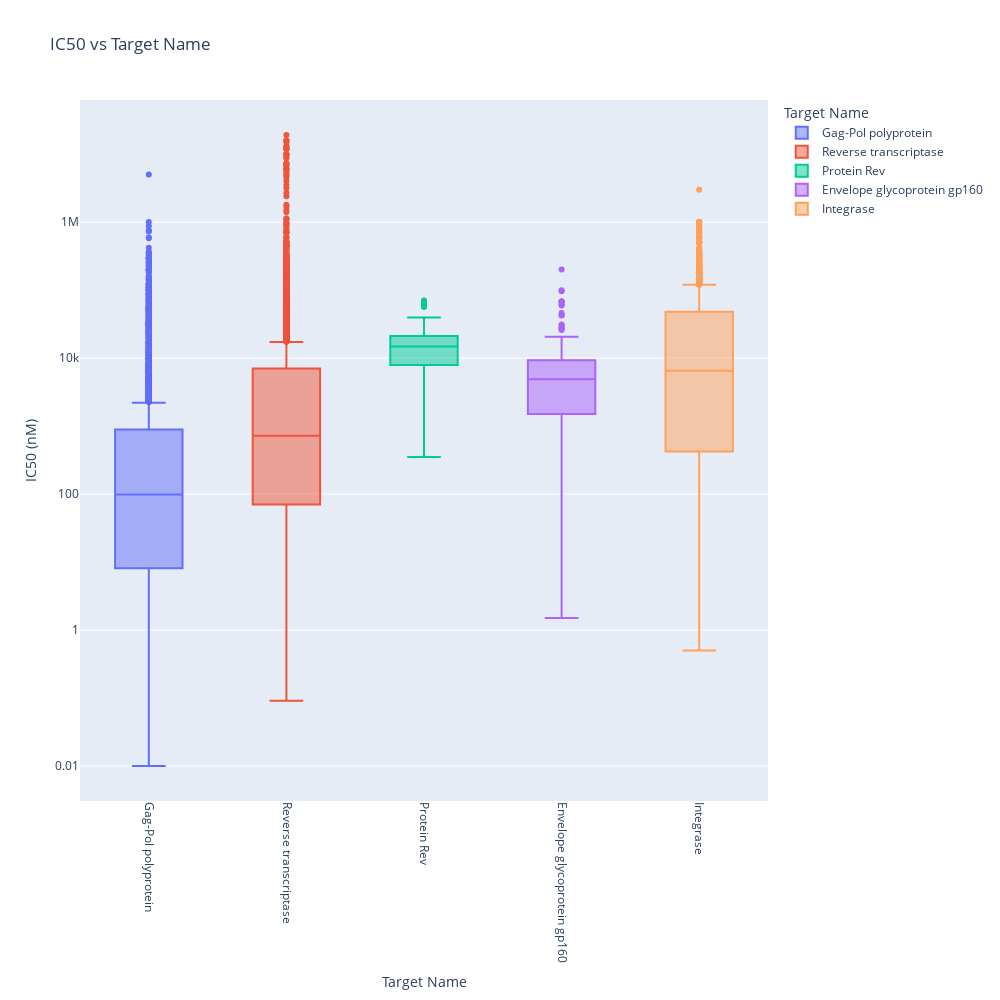

The notebook cell saved with this chart:
### Markdown cell above
To assess which protein targets are associated with the highest inhibitor affinity, we present the boxplots of the $IC50$ values for the most targeted HIV-1 proteins:

### Code cell
evaluation_utils.create_ic50_boxplot_plotly(hiv_condensed)

### Figure 1 — Plotly figure (JSON) as saved in the notebook; plotly's stock layout.template omitted (floating-point values rounded to 4 significant figures; data arrays with more than 128 entries replaced by an {"elided": "..."} marker saying what was removed)
{"data": [{"alignmentgroup": "True", "hovertemplate": "Target Name=%{x}<br>IC50 (nM)=%{y}<extra></extra>", "legendgroup": "Gag-Pol polyprotein", "marker": {"color": "#636efa"}, "name": "Gag-Pol polyprotein", "notched": false, "offsetgroup": "Gag-Pol polyprotein", "orientation": "v", "showlegend": true, "type": "box", "x": {"elided": "5201 str values"}, "x0": " ", "xaxis": "x", "y": {"elided": "5201 float values"}, "y0": " ", "yaxis": "y"}, {"alignmentgroup": "True", "hovertemplate": "Target Name=%{x}<br>IC50 (nM)=%{y}<extra></extra>", "legendgroup": "Reverse transcriptase", "marker": {"color": "#EF553B"}, "name": "Reverse transcriptase", "notched": false, "offsetgroup": "Reverse transcriptase", "orientation": "v", "showlegend": true, "type": "box", "x": {"elided": "6008 str values"}, "x0": " ", "xaxis": "x", "y": {"elided": "6008 float values"}, "y0": " ", "yaxis": "y"}, {"alignmentgroup": "True", "hovertemplate": "Target Name=%{x}<br>IC50 (nM)=%{y}<extra></extra>", "legendgroup": "Protein Rev", "marker": {"color": "#00cc96"}, "name": "Protein Rev", "notched": false, "offsetgroup": "Protein Rev", "orientation": "v", "showlegend": true, "type": "box", "x": ["Protein Rev", "Protein Rev", "Protein Rev", "Protein Rev", "Protein Rev", "Protein Rev", "Protein Rev", "Protein Rev", "Protein Rev", "Protein Rev", "Protein Rev", "Protein Rev", "Protein Rev", "Protein Rev", "Protein Rev", "Protein Rev", "Protein Rev", "Protein Rev", "Protein Rev", "Protein Rev", "Protein Rev", "Protein Rev", "Protein Rev", "Protein Rev", "Protein Rev", "Protein Rev", "Protein Rev", "Protein Rev", "Protein Rev", "Protein Rev", "Protein Rev", "Protein Rev", "Protein Rev", "Protein Rev", "Protein Rev", "Protein Rev", "Protein Rev", "Protein Rev", "Protein Rev", "Protein Rev", "Protein Rev", "Protein Rev", "Protein Rev", "Protein Rev", "Protein Rev", "Protein Rev", "Protein Rev", "Protein Rev", "Protein Rev", "Protein Rev", "Protein Rev", "Protein Rev", "Protein Rev", "Protein Rev", "Protein Rev", "Protein Rev", "Protein Rev", "Protein Rev", "Protein Rev", "Protein Rev", "Protein Rev", "Protein Rev", "Protein Rev", "Protein Rev", "Protein Rev", "Protein Rev"], "x0": " ", "xaxis": "x", "y": [2471, 5664, 58820, 2861, 20324, 9783, 14753, 67576, 15785, 19748, 19371, 7863, 25752, 56122, 11141, 12248, 3035, 1364, 26862, 1047, 10093, 5219, 10447, 19597, 4534, 690.4, 17851, 18230, 16241, 14250, 29228, 14833, 16969, 18291, 10098, 9529, 6497, 6301, 11406, 13868, 8440, 12395, 14216, 22020, 7261, 39575, 65306, 8312, 16416, 8337, 350, 460, 19000, 21000, 6000, 31000, 19000, 63000, 25000, 19000, 17000, 70000, 21000, 32000, 1000, 25000], "y0": " ", "yaxis": "y"}, {"alignmentgroup": "True", "hovertemplate": "Target Name=%{x}<br>IC50 (nM)=%{y}<extra></extra>", "legendgroup": "Envelope glycoprotein gp160", "marker": {"color": "#ab63fa"}, "name": "Envelope glycoprotein gp160", "notched": false, "offsetgroup": "Envelope glycoprotein gp160", "orientation": "v", "showlegend": true, "type": "box", "x": {"elided": "200 str values"}, "x0": " ", "xaxis": "x", "y": {"elided": "200 float values"}, "y0": " ", "yaxis": "y"}, {"alignmentgroup": "True", "hovertemplate": "Target Name=%{x}<br>IC50 (nM)=%{y}<extra></extra>", "legendgroup": "Integrase", "marker": {"color": "#FFA15A"}, "name": "Integrase", "notched": false, "offsetgroup": "Integrase", "orientation": "v", "showlegend": true, "type": "box", "x": {"elided": "2279 str values"}, "x0": " ", "xaxis": "x", "y": {"elided": "2279 float values"}, "y0": " ", "yaxis": "y"}], "layout": {"boxmode": "overlay", "height": 1000, "legend": {"title": {"text": "Target Name"}, "tracegroupgap": 0}, "title": {"text": "IC50 vs Target Name"}, "width": 1000, "xaxis": {"anchor": "y", "categoryarray": ["Gag-Pol polyprotein", "Reverse transcriptase", "Protein Rev", "Envelope glycoprotein gp160", "Integrase"], "categoryorder": "array", "domain": [0, 1], "tickangle": 90, "title": {"text": "Target Name"}}, "yaxis": {"anchor": "x", "domain": [0, 1], "title": {"text": "IC50 (nM)"}, "type": "log"}}}
